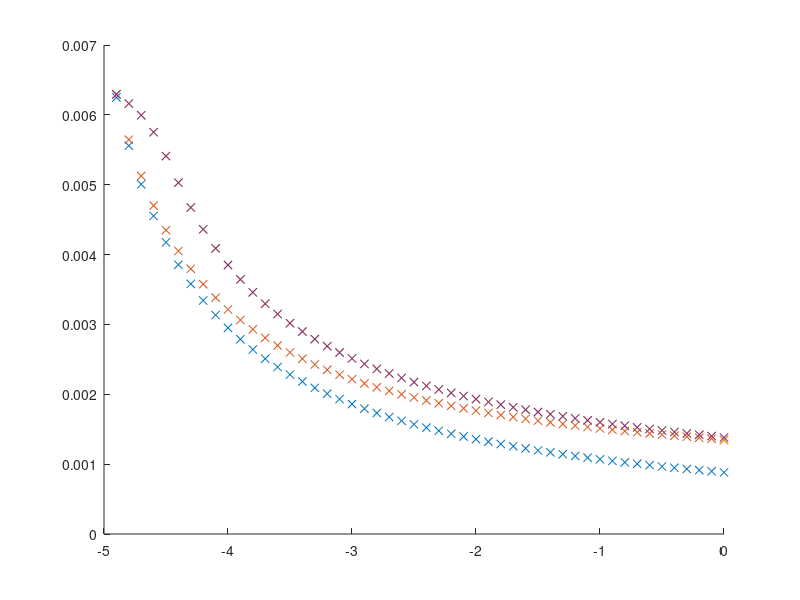

This chart was generated by the following MATLAB code:
load('inductances.mat');
hold on
plot(inductances(:,1), inductances(:,2), 'x');
plot(inductances(:,1), inductances(:,3), 'x');
plot(inductances(:,1), inductances(:,4), 'x');
plot(inductances(:,1), inductances(:,5), 'x');
hold off